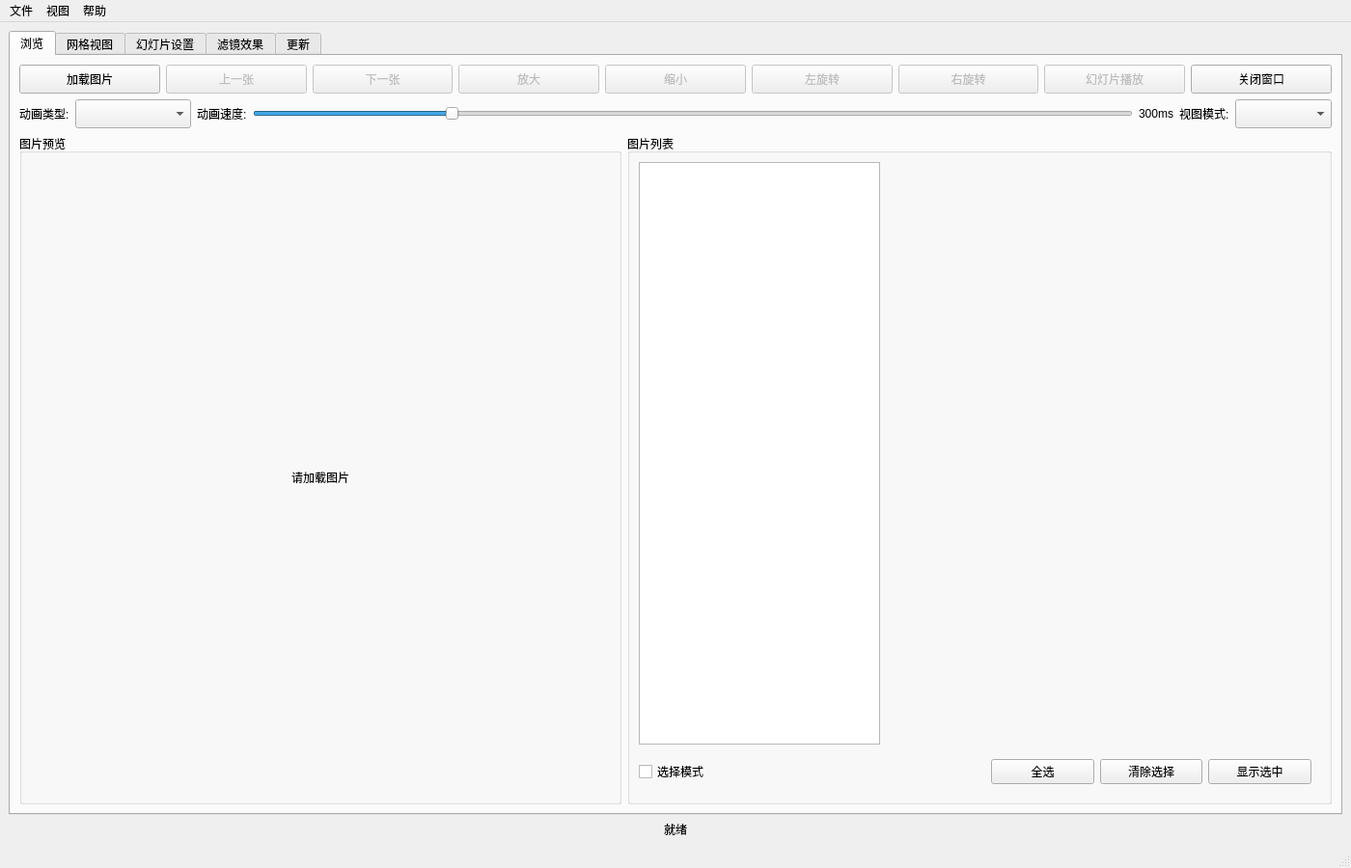
<?xml version="1.0" encoding="UTF-8"?>
<ui version="4.0">
 <class>MainWindow</class>
 <widget class="QMainWindow" name="MainWindow">
  <property name="geometry">
   <rect>
    <x>0</x>
    <y>0</y>
    <width>1400</width>
    <height>900</height>
   </rect>
  </property>
  <property name="windowTitle">
   <string>高级图片浏览器</string>
  </property>
  <widget class="QWidget" name="centralwidget">
   <layout class="QVBoxLayout" name="verticalLayout">
    <item>
     <layout class="QHBoxLayout" name="mainControlLayout">
      <item>
       <widget class="QTabWidget" name="tabWidget">
        <property name="currentIndex">
         <number>0</number>
        </property>
        <widget class="QWidget" name="browseTab">
         <attribute name="title">
          <string>浏览</string>
         </attribute>
         <layout class="QVBoxLayout" name="verticalLayout_2">
          <item>
           <layout class="QHBoxLayout" name="controlLayout">
            <item>
             <widget class="QPushButton" name="showImageBtn">
              <property name="text">
               <string>加载图片</string>
              </property>
              <property name="minimumSize">
               <size>
                <width>80</width>
                <height>30</height>
               </size>
              </property>
             </widget>
            </item>
            <item>
             <widget class="QPushButton" name="prevBtn">
              <property name="text">
               <string>上一张</string>
              </property>
              <property name="enabled">
               <bool>false</bool>
              </property>
              <property name="minimumSize">
               <size>
                <width>80</width>
                <height>30</height>
               </size>
              </property>
             </widget>
            </item>
            <item>
             <widget class="QPushButton" name="nextBtn">
              <property name="text">
               <string>下一张</string>
              </property>
              <property name="enabled">
               <bool>false</bool>
              </property>
              <property name="minimumSize">
               <size>
                <width>80</width>
                <height>30</height>
               </size>
              </property>
             </widget>
            </item>
            <item>
             <widget class="QPushButton" name="zoomInBtn">
              <property name="text">
               <string>放大</string>
              </property>
              <property name="enabled">
               <bool>false</bool>
              </property>
              <property name="minimumSize">
               <size>
                <width>80</width>
                <height>30</height>
               </size>
              </property>
             </widget>
            </item>
            <item>
             <widget class="QPushButton" name="zoomOutBtn">
              <property name="text">
               <string>缩小</string>
              </property>
              <property name="enabled">
               <bool>false</bool>
              </property>
              <property name="minimumSize">
               <size>
                <width>80</width>
                <height>30</height>
               </size>
              </property>
             </widget>
            </item>
            <item>
             <widget class="QPushButton" name="rotateLeftBtn">
              <property name="text">
               <string>左旋转</string>
              </property>
              <property name="enabled">
               <bool>false</bool>
              </property>
              <property name="minimumSize">
               <size>
                <width>80</width>
                <height>30</height>
               </size>
              </property>
             </widget>
            </item>
            <item>
             <widget class="QPushButton" name="rotateRightBtn">
              <property name="text">
               <string>右旋转</string>
              </property>
              <property name="enabled">
               <bool>false</bool>
              </property>
              <property name="minimumSize">
               <size>
                <width>80</width>
                <height>30</height>
               </size>
              </property>
             </widget>
            </item>
            <item>
             <widget class="QPushButton" name="slideShowBtn">
              <property name="text">
               <string>幻灯片播放</string>
              </property>
              <property name="enabled">
               <bool>false</bool>
              </property>
              <property name="minimumSize">
               <size>
                <width>100</width>
                <height>30</height>
               </size>
              </property>
             </widget>
            </item>
            <item>
             <widget class="QPushButton" name="pushButton">
              <property name="text">
               <string>关闭窗口</string>
              </property>
              <property name="minimumSize">
               <size>
                <width>80</width>
                <height>30</height>
               </size>
              </property>
             </widget>
            </item>
           </layout>
          </item>
          <item>
           <layout class="QHBoxLayout" name="animationControlLayout">
            <item>
             <widget class="QLabel" name="label">
              <property name="text">
               <string>动画类型:</string>
              </property>
             </widget>
            </item>
            <item>
             <widget class="QComboBox" name="animationTypeCombo">
              <property name="minimumSize">
               <size>
                <width>120</width>
                <height>30</height>
               </size>
              </property>
             </widget>
            </item>
            <item>
             <widget class="QLabel" name="label_2">
              <property name="text">
               <string>动画速度:</string>
              </property>
             </widget>
            </item>
            <item>
             <widget class="QSlider" name="animationSpeedSlider">
              <property name="minimumSize">
               <size>
                <width>150</width>
                <height>30</height>
               </size>
              </property>
              <property name="maximum">
               <number>1000</number>
              </property>
              <property name="minimum">
               <number>100</number>
              </property>
              <property name="value">
               <number>300</number>
              </property>
              <property name="orientation">
               <enum>Qt::Horizontal</enum>
              </property>
             </widget>
            </item>
            <item>
             <widget class="QLabel" name="animationSpeedLabel">
              <property name="text">
               <string>300ms</string>
              </property>
             </widget>
            </item>
            <item>
             <widget class="QLabel" name="label_3">
              <property name="text">
               <string>视图模式:</string>
              </property>
             </widget>
            </item>
            <item>
             <widget class="QComboBox" name="viewModeCombo">
              <property name="minimumSize">
               <size>
                <width>100</width>
                <height>30</height>
               </size>
              </property>
             </widget>
            </item>
           </layout>
          </item>
          <item>
           <layout class="QHBoxLayout" name="horizontalLayout">
            <item>
             <widget class="QGroupBox" name="imageContainer">
              <property name="title">
               <string>图片预览</string>
              </property>
              <layout class="QHBoxLayout" name="horizontalLayout_2">
               <item>
                <widget class="QLabel" name="imageLabel">
                 <property name="text">
                  <string>请加载图片</string>
                 </property>
                 <property name="alignment">
                  <set>Qt::AlignCenter</set>
                 </property>
                 <property name="scaledContents">
                  <bool>false</bool>
                 </property>
                 <property name="minimumSize">
                  <size>
                   <width>600</width>
                   <height>400</height>
                  </size>
                 </property>
                </widget>
               </item>
              </layout>
             </widget>
            </item>
            <item>
             <widget class="QGroupBox" name="imageListGroup">
              <property name="title">
               <string>图片列表</string>
              </property>
              <layout class="QVBoxLayout" name="verticalLayout_3">
               <item>
                <widget class="QListWidget" name="imageListWidget">
                 <property name="minimumSize">
                  <size>
                   <width>200</width>
                   <height>0</height>
                  </size>
                 </property>
                 <property name="maximumSize">
                  <size>
                   <width>250</width>
                   <height>16777215</height>
                  </size>
                 </property>
                 <property name="selectionMode">
                  <enum>QAbstractItemView::SingleSelection</enum>
                 </property>
                </widget>
               </item>
               <item>
                <layout class="QHBoxLayout" name="horizontalLayout_3">
                 <item>
                  <widget class="QCheckBox" name="selectionModeCheck">
                   <property name="text">
                    <string>选择模式</string>
                   </property>
                  </widget>
                 </item>
                 <item>
                  <widget class="QWidget" name="selectionActionsWidget" native="true">
                   <layout class="QHBoxLayout" name="horizontalLayout_4">
                    <item>
                     <widget class="QPushButton" name="selectAllBtn">
                      <property name="text">
                       <string>全选</string>
                      </property>
                      <property name="minimumSize">
                       <size>
                        <width>60</width>
                        <height>25</height>
                       </size>
                      </property>
                     </widget>
                    </item>
                    <item>
                     <widget class="QPushButton" name="clearSelectionBtn">
                      <property name="text">
                       <string>清除选择</string>
                      </property>
                      <property name="minimumSize">
                       <size>
                        <width>60</width>
                        <height>25</height>
                       </size>
                      </property>
                     </widget>
                    </item>
                    <item>
                     <widget class="QPushButton" name="showSelectedBtn">
                      <property name="text">
                       <string>显示选中</string>
                      </property>
                      <property name="minimumSize">
                       <size>
                        <width>60</width>
                        <height>25</height>
                       </size>
                      </property>
                     </widget>
                    </item>
                   </layout>
                  </widget>
                 </item>
                </layout>
               </item>
              </layout>
             </widget>
            </item>
           </layout>
          </item>
         </layout>
        </widget>
        <widget class="QWidget" name="gridViewTab">
         <attribute name="title">
          <string>网格视图</string>
         </attribute>
         <layout class="QVBoxLayout" name="verticalLayout_4">
          <item>
           <layout class="QHBoxLayout" name="horizontalLayout_5">
            <item>
             <widget class="QLabel" name="label_4">
              <property name="text">
               <string>网格列数:</string>
              </property>
             </widget>
            </item>
            <item>
             <widget class="QSpinBox" name="gridColumnsSpin">
              <property name="minimum">
               <number>2</number>
              </property>
              <property name="maximum">
               <number>6</number>
              </property>
              <property name="value">
               <number>3</number>
              </property>
             </widget>
            </item>
            <item>
             <spacer name="horizontalSpacer">
              <property name="orientation">
               <enum>Qt::Horizontal</enum>
              </property>
              <property name="sizeHint" stdset="0">
               <size>
                <width>40</width>
                <height>20</height>
               </size>
              </property>
             </spacer>
            </item>
           </layout>
          </item>
          <item>
           <widget class="QScrollArea" name="scrollArea">
            <property name="widgetResizable">
             <bool>true</bool>
            </property>
            <widget class="QWidget" name="scrollAreaWidgetContents">
             <layout class="QGridLayout" name="gridLayout"/>
            </widget>
           </widget>
          </item>
         </layout>
        </widget>
        <widget class="QWidget" name="slideshowTab">
         <attribute name="title">
          <string>幻灯片设置</string>
         </attribute>
         <layout class="QVBoxLayout" name="verticalLayout_5">
          <item>
           <layout class="QHBoxLayout" name="horizontalLayout_6">
            <item>
             <widget class="QLabel" name="label_5">
              <property name="text">
               <string>播放间隔:</string>
              </property>
             </widget>
            </item>
            <item>
             <widget class="QSpinBox" name="slideshowIntervalSpin">
              <property name="suffix">
               <string>毫秒</string>
              </property>
              <property name="minimum">
               <number>1000</number>
              </property>
              <property name="maximum">
               <number>10000</number>
              </property>
              <property name="value">
               <number>3000</number>
              </property>
             </widget>
            </item>
            <item>
             <spacer name="horizontalSpacer_2">
              <property name="orientation">
               <enum>Qt::Horizontal</enum>
              </property>
              <property name="sizeHint" stdset="0">
               <size>
                <width>40</width>
                <height>20</height>
               </size>
              </property>
             </spacer>
            </item>
           </layout>
          </item>
          <item>
           <layout class="QHBoxLayout" name="horizontalLayout_7">
            <item>
             <widget class="QCheckBox" name="loopSlideshowCheck">
              <property name="text">
               <string>循环播放</string>
              </property>
              <property name="checked">
               <bool>true</bool>
              </property>
             </widget>
            </item>
            <item>
             <widget class="QCheckBox" name="randomOrderCheck">
              <property name="text">
               <string>随机顺序</string>
              </property>
             </widget>
            </item>
            <item>
             <spacer name="horizontalSpacer_3">
              <property name="orientation">
               <enum>Qt::Horizontal</enum>
              </property>
              <property name="sizeHint" stdset="0">
               <size>
                <width>40</width>
                <height>20</height>
               </size>
              </property>
             </spacer>
            </item>
           </layout>
          </item>
          <item>
           <widget class="QLabel" name="label_6">
            <property name="text">
             <string>幻灯片视图模式下，图片将自动切换播放</string>
            </property>
            <property name="alignment">
             <set>Qt::AlignCenter</set>
            </property>
           </widget>
          </item>
         </layout>
        </widget>
        <widget class="QWidget" name="filtersTab">
         <attribute name="title">
          <string>滤镜效果</string>
         </attribute>
         <layout class="QVBoxLayout" name="verticalLayout_6">
          <item>
           <layout class="QHBoxLayout" name="horizontalLayout_8">
            <item>
             <widget class="QLabel" name="label_7">
              <property name="text">
               <string>选择滤镜:</string>
              </property>
             </widget>
            </item>
            <item>
             <widget class="QComboBox" name="filterCombo">
              <property name="minimumSize">
               <size>
                <width>120</width>
                <height>30</height>
               </size>
              </property>
             </widget>
            </item>
            <item>
             <widget class="QPushButton" name="applyFilterBtn">
              <property name="text">
               <string>应用滤镜</string>
              </property>
              <property name="enabled">
               <bool>false</bool>
              </property>
             </widget>
            </item>
            <item>
             <spacer name="horizontalSpacer_4">
              <property name="orientation">
               <enum>Qt::Horizontal</enum>
              </property>
              <property name="sizeHint" stdset="0">
               <size>
                <width>40</width>
                <height>20</height>
               </size>
              </property>
             </spacer>
            </item>
           </layout>
          </item>
          <item>
           <widget class="QLabel" name="label_8">
            <property name="text">
             <string>应用滤镜后将创建图片的副本，原图不受影响</string>
            </property>
            <property name="alignment">
             <set>Qt::AlignCenter</set>
            </property>
           </widget>
          </item>
         </layout>
        </widget>
        <widget class="QWidget" name="updatesTab">
         <attribute name="title">
          <string>更新</string>
         </attribute>
         <layout class="QVBoxLayout" name="verticalLayout_7">
          <item>
           <widget class="QLabel" name="label_9">
            <property name="text">
             <string>当前版本: 1.0.0</string>
            </property>
            <property name="alignment">
             <set>Qt::AlignCenter</set>
            </property>
           </widget>
          </item>
          <item>
           <widget class="QPushButton" name="checkUpdatesBtn">
            <property name="text">
             <string>检查更新</string>
            </property>
           </widget>
          </item>
          <item>
           <widget class="QLabel" name="updateStatusLabel">
            <property name="text">
             <string>就绪</string>
            </property>
            <property name="alignment">
             <set>Qt::AlignCenter</set>
            </property>
           </widget>
          </item>
         </layout>
        </widget>
       </widget>
      </item>
     </layout>
    </item>
    <item>
     <widget class="QLabel" name="statusLabel">
      <property name="text">
       <string>就绪</string>
      </property>
      <property name="alignment">
       <set>Qt::AlignCenter</set>
      </property>
     </widget>
    </item>
   </layout>
  </widget>
  <widget class="QMenuBar" name="menubar">
   <property name="geometry">
    <rect>
     <x>0</x>
     <y>0</y>
     <width>1400</width>
     <height>25</height>
    </rect>
   </property>
   <widget class="QMenu" name="menuFile">
    <property name="title">
     <string>文件</string>
    </property>
    <addaction name="actionOpen"/>
    <addaction name="separator"/>
    <addaction name="actionExit"/>
   </widget>
   <widget class="QMenu" name="menuView">
    <property name="title">
     <string>视图</string>
    </property>
    <addaction name="actionSingleView"/>
    <addaction name="actionGridView"/>
    <addaction name="actionSlideshow"/>
   </widget>
   <widget class="QMenu" name="menuHelp">
    <property name="title">
     <string>帮助</string>
    </property>
    <addaction name="actionCheckUpdates"/>
    <addaction name="separator"/>
    <addaction name="actionAbout"/>
   </widget>
   <addaction name="menuFile"/>
   <addaction name="menuView"/>
   <addaction name="menuHelp"/>
  </widget>
  <widget class="QStatusBar" name="statusbar"/>
  <action name="actionOpen">
   <property name="text">
    <string>打开图片</string>
   </property>
  </action>
  <action name="actionExit">
   <property name="text">
    <string>退出</string>
   </property>
  </action>
  <action name="actionSingleView">
   <property name="text">
    <string>单图视图</string>
   </property>
   <property name="checkable">
    <bool>true</bool>
   </property>
   <property name="checked">
    <bool>true</bool>
   </property>
  </action>
  <action name="actionGridView">
   <property name="text">
    <string>网格视图</string>
   </property>
   <property name="checkable">
    <bool>true</bool>
   </property>
  </action>
  <action name="actionSlideshow">
   <property name="text">
    <string>幻灯片视图</string>
   </property>
   <property name="checkable">
    <bool>true</bool>
   </property>
  </action>
  <action name="actionCheckUpdates">
   <property name="text">
    <string>检查更新</string>
   </property>
  </action>
  <action name="actionAbout">
   <property name="text">
    <string>关于</string>
   </property>
  </action>
 </widget>
 <resources/>
 <connections/>
</ui>
